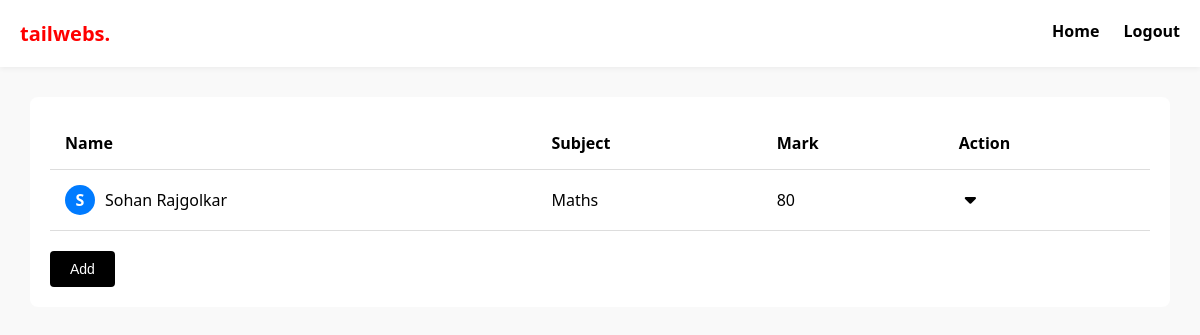
/home (signed in), run on an earlier commit of the app's database.
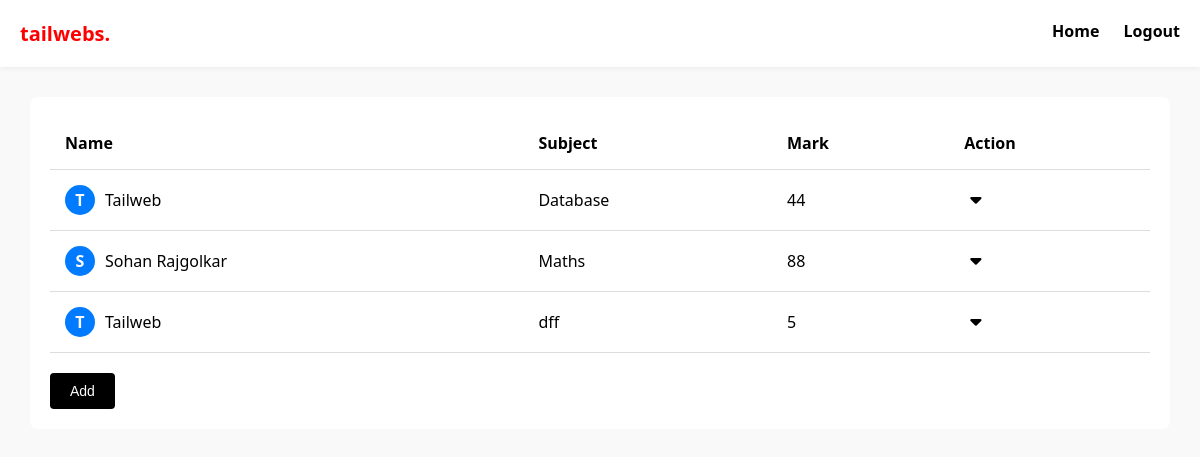
And on a later commit of the database.
### tables this page shows
CREATE TABLE students (
            id INTEGER PRIMARY KEY AUTOINCREMENT,
            name TEXT NOT NULL,
            subject TEXT NOT NULL,
            marks INTEGER NOT NULL
        );

### app.py (the view)
@app.route('/home')
def home():
    if 'user' not in session:
        return redirect('/')
    conn = get_db_connection()
    students = conn.execute('SELECT * FROM students').fetchall()
    conn.close()
    return render_template('home.html', students=students)

### app.py (called while the page is built)
def get_db_connection():
    conn = sqlite3.connect('students.db')
    conn.row_factory = sqlite3.Row
    return conn

### templates/home.html (shortened to what this page needs)
<!DOCTYPE html>
<html lang="en">
<head>
  <link rel="stylesheet" href="/static/css/styles.css">
  <link rel="stylesheet" href="https://cdnjs.cloudflare.com/ajax/libs/font-awesome/6.5.0/css/all.min.css" />
</head>
<body>
  <div class="navbar">
    <div class="logo">tailwebs.</div>
    <div class="nav-links">
      <a href="/home">Home</a>
      <a href="/logout">Logout</a>
    </div>
  </div>
  <div class="container">
    <table>
      <thead>
        <tr>
          <th>Name</th>
          <th>Subject</th>
          <th>Mark</th>
          <th>Action</th>
        </tr>
      </thead>
      <tbody>
        {% for student in students %}
        <tr>
          <td>
            <div class="student-info">
              <div class="avatar">{{ student.name[0]|upper }}</div>
              <span>{{ student.name }}</span>
            </div>
          </td>
          <td>{{ student.subject }}</td>
          <td>{{ student.marks }}</td>
          <td>
            <div class="dropdown">
              <button class="dropbtn"><i class="fas fa-caret-down"></i></button>
            </div>
          </td>
        </tr>
        {% endfor %}
      </tbody>
    </table>
    <button class="add-btn" onclick="openModal()"> Add</button>
  </div>
</body>
</html>

What changed in the data, as far as the page shows it:
removed students: name "S", name "Sohan Rajgolkar", subject "Maths", marks "80"
added students: name "T", name "Tailweb", subject "Database", marks "44"
added students: name "S", name "Sohan Rajgolkar", subject "Maths", marks "88"
added students: name "T", name "Tailweb", subject "dff", marks "5"
